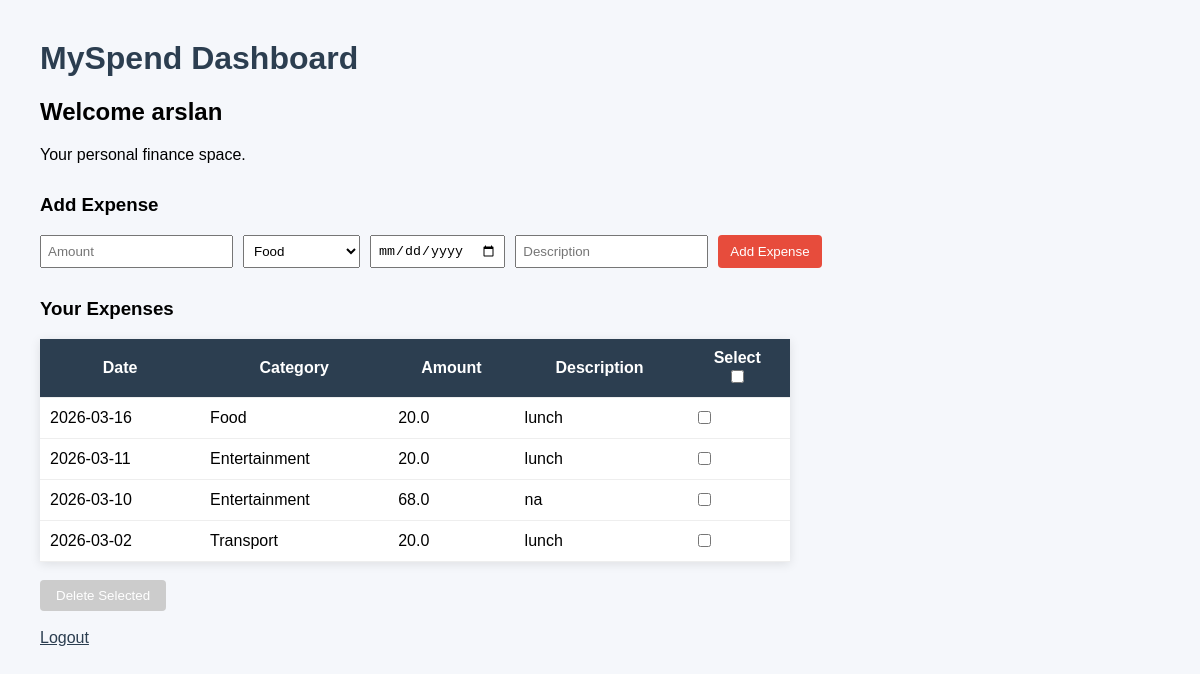
The app's page /dashboard (signed in) with its own data.
### tables this page shows
CREATE TABLE users (
        user_id INTEGER PRIMARY KEY AUTOINCREMENT,
        name TEXT NOT NULL,
        email TEXT NOT NULL UNIQUE,
        password_hash TEXT NOT NULL,
        failed_attempts INTEGER DEFAULT 0,
        lockout_until TEXT,
        monthly_budget REAL DEFAULT 0
    );

CREATE TABLE expenses (
        expense_id INTEGER PRIMARY KEY AUTOINCREMENT,
        user_id INTEGER,
        category_id INTEGER,
        date TEXT,
        amount REAL,
        description TEXT,
        FOREIGN KEY (user_id) REFERENCES users(user_id),
        FOREIGN KEY (category_id) REFERENCES categories(category_id)
    );

CREATE TABLE categories (
        category_id INTEGER PRIMARY KEY AUTOINCREMENT,
        name TEXT NOT NULL UNIQUE
    );

### tracker/routes.py (the view)
@main.route("/dashboard")
def dashboard():
    if "user_id" not in session:
        return redirect(url_for("main.login"))
    conn = get_db_connection()
    cursor = conn.cursor()
    user = cursor.execute(
        "SELECT name FROM users WHERE user_id = ?",
        (session["user_id"],)
    ).fetchone()
    expenses = cursor.execute(
        """
        SELECT expenses.expense_id, expenses.date, expenses.amount, expenses.description, categories.name
        FROM expenses
        JOIN categories ON expenses.category_id = categories.category_id
        WHERE expenses.user_id = ?
        ORDER BY expenses.date DESC
        """,
        (session["user_id"],)
    ).fetchall()
    conn.close()
    return render_template("dashboard.html", name=user["name"], expenses=expenses)

### tracker/models.py (called while the page is built)
def get_db_connection():
    connection = sqlite3.connect("myspend.db")
    connection.row_factory = sqlite3.Row
    connection.execute("PRAGMA foreign_keys = ON")  # Enable foreign key support
    return connection

### tracker/templates/dashboard.html (shortened to what this page needs)
<!DOCTYPE html>
<html lang="en">
    <head>
        <link rel="stylesheet" href="{{ url_for('static', filename='css/style.css') }}">
    </head>
    <body>
        <h1>MySpend Dashboard</h1>
        <h2>Welcome {{ name }}</h2>
        <p>Your personal finance space.</p>
        <h3>Add Expense</h3>
        <form method="POST" action="/add-expense" class="add-expense-form">
            <input
                type="number"
                step="0.01"
                name="amount"
                placeholder="Amount"
                required
            >
            <select name="category_id" required>
                <option value="1">Food</option>
            </select>
            <input type="date" name="date" required>
            <input type="text" name="description" placeholder="Description">
            <button type="submit">
                Add Expense
            </button>
        </form>
        <h3>Your Expenses</h3>
        <form method="POST" action="/delete-selected-expenses">
            <table>
                <tr>
                    <th>Date</th>
                    <th>Category</th>
                    <th>Amount</th>
                    <th>Description</th>
                    <th>
                        Select
                        <br>
                        <input type="checkbox" id="select-all">
                    </th>
                </tr>
                {% for expense in expenses %}
                <tr>
                    <td>{{ expense.date }}</td>
                    <td>{{ expense.name }}</td>
                    <td>{{ expense.amount }}</td>
                    <td>{{ expense.description }}</td>
                    <td>
                        <input
                            type="checkbox"
                            class="expense-checkbox"
                            name="expense_ids"
                            value="{{ expense.expense_id }}"
                        >
                    </td>
                </tr>
                {% endfor %}
            </table>
            <br>
            <button id="delete-button" type="submit">
                Delete Selected
            </button>
        </form>
        <br>
        <a href="/logout">Logout</a>
    </body>
</html>

### tracker/static/css/style.css (style rules this page uses)
body { font-family: Arial, sans-serif; background-color: #f5f7fb; margin: 40px; }
h1 { color: #2c3e50; }
h3 { margin-top: 30px; }
.add-expense-form { display: flex; gap: 10px; margin-bottom: 25px; }
.add-expense-form input, .add-expense-form select { padding: 6px; }
.add-expense-form button { padding: 6px 12px; }
table { border-collapse: collapse; width: 750px; background: white; box-shadow: 0 2px 10px rgba(0,0,0,0.1); }
th { background-color: #2c3e50; color: white; }
th, td { padding: 10px; border-bottom: 1px solid #eee; }
button { padding: 8px 16px; background: #e74c3c; border: none; color: white; border-radius: 4px; cursor: pointer; }
button:disabled { background: #ccc; cursor: not-allowed; }
a { color: #2c3e50; }

### records on screen
users: name "arslan"
expenses: date "2026-03-16", name "Food", amount "20.0", description "lunch"
expenses: date "2026-03-11", name "Entertainment", amount "20.0", description "lunch"
expenses: date "2026-03-10", name "Entertainment", amount "68.0", description "na"
expenses: date "2026-03-02", name "Transport", amount "20.0", description "lunch"
